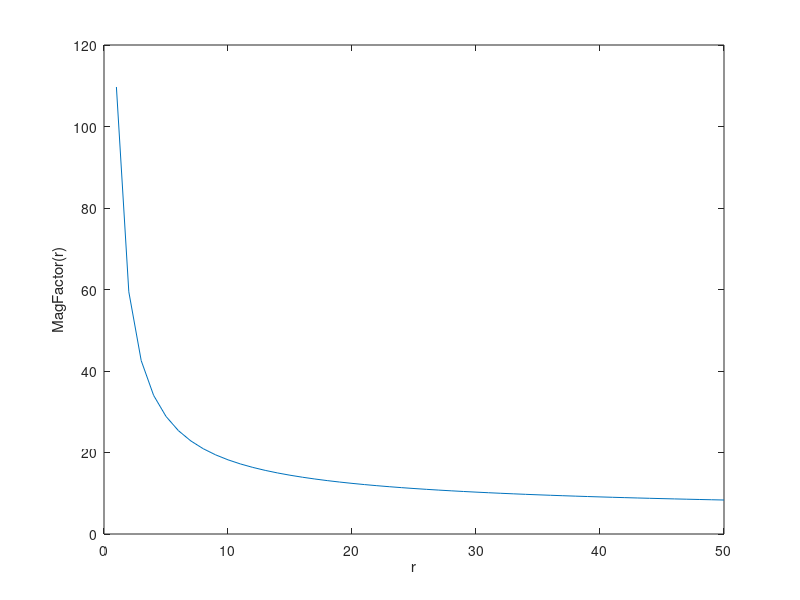
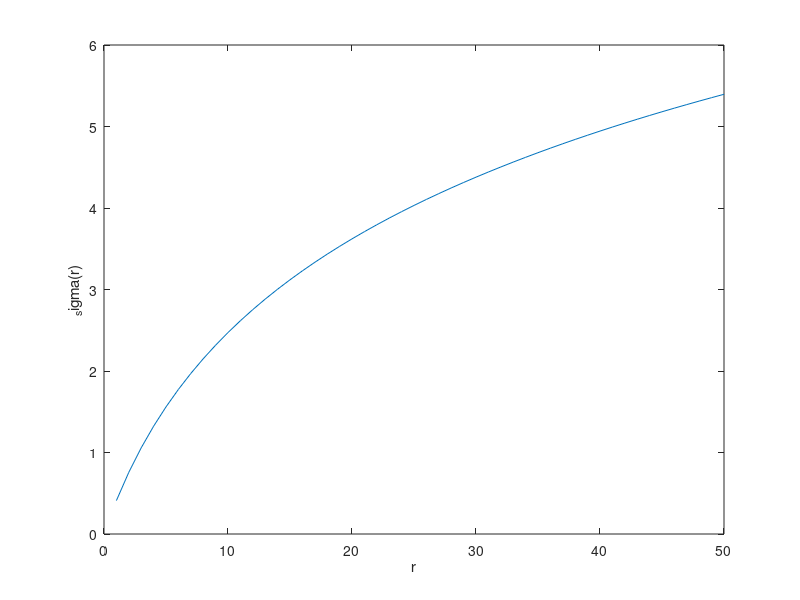

Reproduce these figures in MATLAB, in order. (Note: this script raises an error after producing the figures.)
% octave file to investigate the widening gaussian projective field

W_nfs = 50
% Widening Factor
WF = 15
sigma = 3
E2 = 2.5

rshift = 0;
r = [1+rshift:50+rshift];

M_f =  W_nfs ./ (E2 .* log ((r/(2.*E2))+1));
figure(1)
plot (r, M_f);
xlabel('r');
ylabel('MagFactor(r)');

_sigma = WF.*sigma./M_f;
_SIGMA=repmat(_sigma, 50, 1);

figure(2)
plot (r, _sigma);
xlabel('r');
ylabel('_sigma(r)');

%normterm = 1./(power(_sigma,2).*2.*pi);
%NORMTERM = repmat(normterm, 50, 1);

%normterm = 1./(power(sigma,2).*2.*pi);
%NORMTERM = normterm;

NORMTERM = 1./_sigma;

figure(4)
plot (r, normterm);
title ('normterm(r)');

d = [1:50];
D = repmat (d, 50, 1)';

GAUSS = NORMTERM.*exp(-0.5.*power(D./_SIGMA,2));
figure(3)
surf(GAUSS)
xlabel('r')
ylabel('d')
ylim([1,15])
view([268 0.1])

sum(GAUSS, 1);